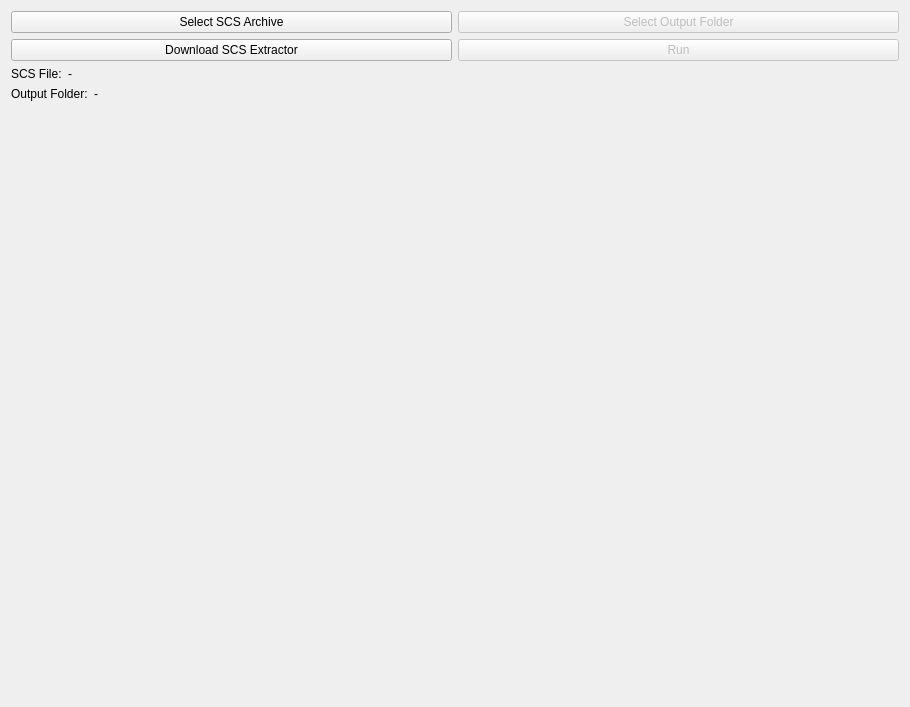
<?xml version="1.0" encoding="UTF-8"?>
<ui version="4.0">
 <class>SCS</class>
 <widget class="QWidget" name="SCS">
  <property name="geometry">
   <rect>
    <x>0</x>
    <y>0</y>
    <width>910</width>
    <height>707</height>
   </rect>
  </property>
  <property name="windowTitle">
   <string>Form</string>
  </property>
  <layout class="QVBoxLayout" name="verticalLayout">
   <item>
    <layout class="QVBoxLayout" name="buttonLayout">
     <item>
      <layout class="QHBoxLayout" name="topButtonLayout">
       <item>
        <widget class="PushButton" name="selectScsButton">
         <property name="text">
          <string>Select SCS Archive</string>
         </property>
        </widget>
       </item>
       <item>
        <widget class="PushButton" name="selectOutputButton">
         <property name="enabled">
          <bool>false</bool>
         </property>
         <property name="toolTip">
          <string>Default is set to sample.scs_exp</string>
         </property>
         <property name="text">
          <string>Select Output Folder</string>
         </property>
        </widget>
       </item>
      </layout>
     </item>
     <item>
      <layout class="QHBoxLayout" name="bottomButtonLayout">
       <item>
        <widget class="PrimaryPushButton" name="downloadScsButton">
         <property name="text">
          <string>Download SCS Extractor</string>
         </property>
        </widget>
       </item>
       <item>
        <widget class="PrimaryPushButton" name="runButton">
         <property name="enabled">
          <bool>false</bool>
         </property>
         <property name="text">
          <string>Run</string>
         </property>
        </widget>
       </item>
      </layout>
     </item>
    </layout>
   </item>
   <item>
    <layout class="QHBoxLayout" name="scsFileLayout">
     <item>
      <widget class="BodyLabel" name="scsFileLabel">
       <property name="sizePolicy">
        <sizepolicy hsizetype="Maximum" vsizetype="Preferred">
         <horstretch>0</horstretch>
         <verstretch>0</verstretch>
        </sizepolicy>
       </property>
       <property name="text">
        <string>SCS File:</string>
       </property>
      </widget>
     </item>
     <item>
      <widget class="StrongBodyLabel" name="scsFilePathLabel">
       <property name="text">
        <string>-</string>
       </property>
      </widget>
     </item>
    </layout>
   </item>
   <item>
    <layout class="QHBoxLayout" name="outputLayout">
     <item>
      <widget class="BodyLabel" name="outputLabel">
       <property name="sizePolicy">
        <sizepolicy hsizetype="Maximum" vsizetype="Preferred">
         <horstretch>0</horstretch>
         <verstretch>0</verstretch>
        </sizepolicy>
       </property>
       <property name="text">
        <string>Output Folder:</string>
       </property>
      </widget>
     </item>
     <item>
      <widget class="StrongBodyLabel" name="outputPathLabel">
       <property name="text">
        <string>-</string>
       </property>
      </widget>
     </item>
    </layout>
   </item>
   <item>
    <spacer name="verticalSpacer">
     <property name="orientation">
      <enum>Qt::Vertical</enum>
     </property>
     <property name="sizeHint" stdset="0">
      <size>
       <width>20</width>
       <height>40</height>
      </size>
     </property>
    </spacer>
   </item>
  </layout>
 </widget>
 <customwidgets>
  <customwidget>
   <class>PushButton</class>
   <extends>QPushButton</extends>
   <header>qfluentwidgets</header>
  </customwidget>
  <customwidget>
   <class>PrimaryPushButton</class>
   <extends>PushButton</extends>
   <header>qfluentwidgets</header>
  </customwidget>
  <customwidget>
   <class>BodyLabel</class>
   <extends>QLabel</extends>
   <header>qfluentwidgets</header>
  </customwidget>
  <customwidget>
   <class>StrongBodyLabel</class>
   <extends>QLabel</extends>
   <header>qfluentwidgets</header>
  </customwidget>
 </customwidgets>
 <resources/>
 <connections/>
</ui>
